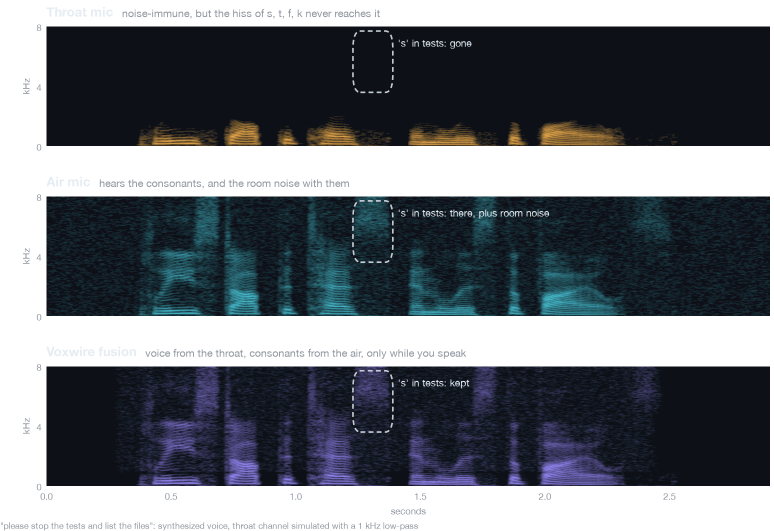
#> input picture docs/images/fusion-dark.png, 1548 x 1062 px (shown at 1/2 size)
$ python -i make_images.py   (imports and definitions only)
#> lines starting #> are read from the running program, lines starting #| are printed output that depends on the picture
# /// script
# requires-python = ">=3.12"
# dependencies = ["matplotlib", "numpy", "pillow", "scipy", "soundfile"]
# ///
"""Regenerate the README images in docs/images/.

    uv run docs/images/make_images.py                     # everything (macOS)
    uv run docs/images/make_images.py --only spectrogram  # just the spectrogram
    uv run docs/images/make_images.py --only spectrogram --out /tmp/look \
        --wav clip.wav --phrase "what it says" --mark 0.9 1.1   # your own clip, one span boxed

spectrogram  fusion-{light,dark}.png. One phrase three ways, through the repo's own
             voxwire/fusion.py. Without --wav it synthesizes the phrase with macOS
             `say`. The "throat" channel is that voice low-passed at 1 kHz (roughly
             what a throat mic keeps); the "air" channel is the full voice plus faint
             room noise. It is an illustration, not a recording. Only the built-in
             clip gets the boxed /s/ and what each channel did to it: a clip of your
             own gets its words in the footer, and a plain box where you --mark one.
diagrams     pipeline-{light,dark}.png and fusion-diagram-{light,dark}.png, the two
             figures from docs/how-voxwire-works.html rendered with headless Chrome.
ui           web-config.png. The real web UI served by voxwire/server.py, with a
             demo device list so no real device names end up in the repo, in a
             browser-window frame.
art          <name>-{light,dark}.png for every docs/images/src/<name>.html: original
             illustrations (SVG in HTML, styled by src/style.css), one per theme.
             Just one: --only art --art <name>.
"""
from __future__ import annotations

import argparse
import os
import re
import shutil
import socket
import subprocess
import sys
import tempfile
import time
import urllib.request
from pathlib import Path

HERE = Path(__file__).resolve().parent
ROOT = HERE.parents[1]
APP = ROOT / "voxwire"
CHROME = os.environ.get("CHROME", "/Applications/Google Chrome.app/Contents/MacOS/Google Chrome")
PYTHON = APP / ".venv" / "bin" / "python"   # the project's env, which runs the demo server
READY_TIMEOUT_S = 20
PHRASE = "please stop the tests and list the files"
TESTS_S = (0.88, 1.04)          # where the final /s/ of "tests" sits in the synthesized clip
PAD_S = 0.35                    # silence added around the phrase, so the gate has room to show

# Palette: the project's own tokens (docs/how-voxwire-works.html), one set per theme.
THEMES = {
    "light": {"bg": "#ffffff", "ink": "#1f2328", "muted": "#59636e",
              "throat": "#b9740f", "air": "#0d8395", "fused": "#6244e6"},
    "dark": {"bg": "#0d1117", "ink": "#e6edf3", "muted": "#9198a1",
             "throat": "#edac4c", "air": "#49c4d6", "fused": "#9d8dff"},
}


# ── spectrogram: one phrase, three ways ────────────────────────────────────
def _synthesize(path: Path) -> None:
    subprocess.run(["say", "-o", str(path), "--file-format=WAVE",
                    "--data-format=LEI16@16000", PHRASE], check=True)


# [87 lines left out: functions _signals, spectrogram, not called in this run]


def _palette(img, flat: bool):
    """The image as 256 colors. The octree suits smooth ramps such as the spectrograms, but it
    shifts the large flat fills of an illustration. So for flat art the palette is the image's
    200 most frequent colors, kept exactly, plus 56 octree colors for the anti-aliasing shades
    left over, and each pixel takes its nearest entry by premultiplied color, so a transparent
    pixel matches on alpha."""
    import numpy as np
    from PIL import Image

    if not flat:
        return img.quantize(colors=256, method=Image.Quantize.FASTOCTREE)
    rgba = np.asarray(img)
    keys = rgba.reshape(-1, 4).copy().view(np.uint32).ravel()
    uniq, inverse, counts = np.unique(keys, return_inverse=True, return_counts=True)
    colors = uniq.view(np.uint8).reshape(-1, 4)
    order = np.argsort(-counts)
    pal, rest = colors[order[:200]], order[200:]
    if len(rest):
        shades = np.repeat(colors[rest], np.minimum(counts[rest], 64), axis=0)
        fit = Image.fromarray(shades[None], "RGBA").quantize(56, method=Image.Quantize.FASTOCTREE)
        pal = np.unique(np.concatenate([pal, np.asarray(fit.convert("RGBA")).reshape(-1, 4)]), axis=0)

    def premultiplied(c):
        c = c.astype(float)
        return np.concatenate([c[:, :3] * c[:, 3:] / 255, c[:, 3:]], axis=1)

    entries, wanted = premultiplied(pal), premultiplied(colors)
    nearest = np.concatenate([((wanted[i:i + 4096, None] - entries[None]) ** 2).sum(axis=2).argmin(axis=1)
                              for i in range(0, len(wanted), 4096)])
    out = Image.fromarray(nearest[inverse].reshape(rgba.shape[:2]).astype(np.uint8), "P")
    out.putpalette(pal[:, :3].ravel().tolist())
    out.info["transparency"] = bytes(pal[:, 3].tolist())
    return out


def _shown(path: Path) -> Path:
    """A path for the log: relative to the repo when it's inside it."""
    return path.relative_to(ROOT) if path.is_relative_to(ROOT) else path


def _intact(before, after) -> bool:
    """Whether a palette version keeps an image's transparency, given both alpha channels:
    fully transparent pixels stay fully transparent, and no more than 1 pixel in 10,000 (a
    stray anti-aliased edge) has its alpha move by more than 32. The octree can fold a soft
    shadow into its background and leave a faint box behind; this catches it."""
    import numpy as np

    return not (after[before == 0] != 0).any() and np.percentile(np.abs(after - before), 99.99) <= 32


def _quantize(path: Path, flat: bool = False) -> None:
    """Rewrite a PNG as a palette PNG (see _palette) when that keeps its transparency intact
    (see _intact) and makes it smaller."""
#> called with path = 'fusion-dark.png', flat = False
    import io

    import numpy as np
    from PIL import Image

    img = Image.open(path).convert("RGBA")
#> img is the input picture: PIL image 1548x1062 RGBA; mean R, G, B, A 107.9, 113.1, 119.3, 162.7
    out = _palette(img, flat)
    before = np.asarray(img)[..., 3].astype(int)
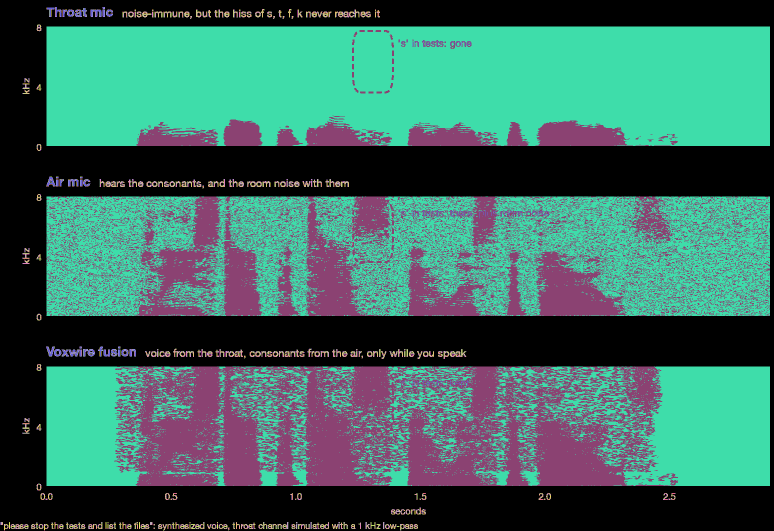
#> before: shape (1062, 1548) int64 (shown at 1/2 size); 16 distinct labels, from 0 to 255; one colour per label, 0 black
    after = np.asarray(out.convert("RGBA"))[..., 3].astype(int)
    if not _intact(before, after):
        return
    buf = io.BytesIO()
    out.save(buf, "PNG", optimize=True)
#> (the run stopped early here; a loop or call above may not have finished)
